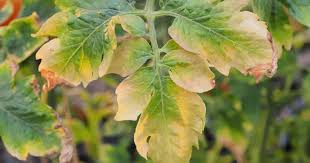
#> input picture imges/tomato1.jpg, 310 x 163 px, found by its file name
$ python test2.py
#> lines starting #> are read from the running program, lines starting #| are printed output that depends on the picture; after the words box and inside, x2 and y2 are one past the last pixel; in counts of white or black regions, pixels touching at a corner belong together
import cv2
import numpy as np
from matplotlib import pyplot as plt

originalImage=cv2.imread("tomato1.jpg")
#> originalImage is the input picture: shape (163, 310, 3); mean B, G, R 76.7, 138.3, 136.7
imageCheck=cv2.imread("tomato1.jpg")

kernel = np.ones((5,5),np.uint8)
removeNoiseC = cv2.morphologyEx(imageCheck, cv2.MORPH_OPEN, kernel)
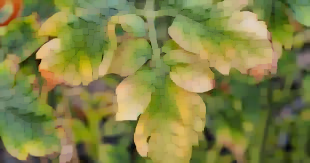
#> removeNoiseC: shape (163, 310, 3); mean B, G, R 69.4, 131.7, 130.2
removeNoiseOriginal = cv2.morphologyEx(originalImage, cv2.MORPH_OPEN, kernel)

cv2.imshow("Original leaf without infected",removeNoiseC)
cv2.imshow("Leaf you want to check",removeNoiseOriginal)


def detectColorChanges(img):

    hsv=cv2.cvtColor(img,cv2.COLOR_BGR2HSV)
#> hsv: shape (163, 310, 3); mean H, S, V 33.9, 130.2, 140.7

    lower_range=np.array([25,52,72])
    upper_range=np.array([102,255,255])
    mask=cv2.inRange(hsv,lower_range,upper_range)
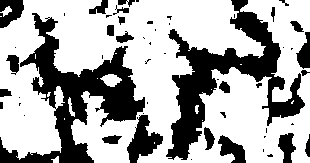
#> mask: shape (163, 310); 66.4% white; 54 black regions (29 under 20 px), largest, box (x1, y1, x2, y2) and area: (0, 13, 145, 163) 6595, (166, 0, 305, 160) 6469, (127, 115, 163, 163) 862

    res = cv2.bitwise_and(img,img,mask= mask)
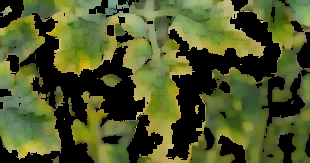
#> res: shape (163, 310, 3); mean B, G, R 40.5, 86.3, 77.6

    cv2.imshow('Result',res)


    newIm=img-res
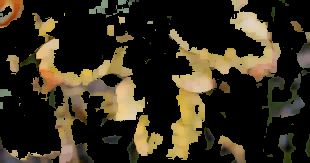
#> newIm: shape (163, 310, 3); mean B, G, R 28.9, 45.4, 52.6
    cv2.imshow("After remove green",newIm)


    if all(newIm[0,0] == [0,0,0]):
        print("leaf has not color changes.")
        return False
    else:
        print("leaf has not color changes.")
        return True


def detectMutance(img1,img2):

    gray1 = cv2.cvtColor(img1, cv2.COLOR_BGR2GRAY)
    gray2 = cv2.cvtColor(img2, cv2.COLOR_BGR2GRAY)
    cv2.imshow("gg1",gray1)
    cv2.imshow("gg2",gray2)

    ret,thresh1 = cv2.threshold(gray1,127,255,cv2.THRESH_BINARY_INV)
    ret,thresh2 = cv2.threshold(gray2,127,255,cv2.THRESH_BINARY_INV)


    dim=gray1.shape

    new_img1 = cv2.resize(thresh1,(dim[1],dim[0]))
    new_img2 = cv2.resize(thresh2,(dim[1],dim[0]))

    sub=new_img2-new_img1
    cv2.imshow("mm",sub)

    if all(sub[0,0] == [0,0,0]):
        print("Leaf has mutanse")
        return False

    else:
        print("Leaf has mutance")
        return False

if detectColorChanges(removeNoiseC)or detectMutance(removeNoiseOriginal,removeNoiseC):
    print("Leaf has mutance")
    print("Leaf has infected by diseas")

else:
    print("Leaf has infected by diseas")


cv2.waitKey(0)
cv2.destroyAllWindows()

$ run again, with imges/tomato3.jpg copied over imges/tomato1.jpg
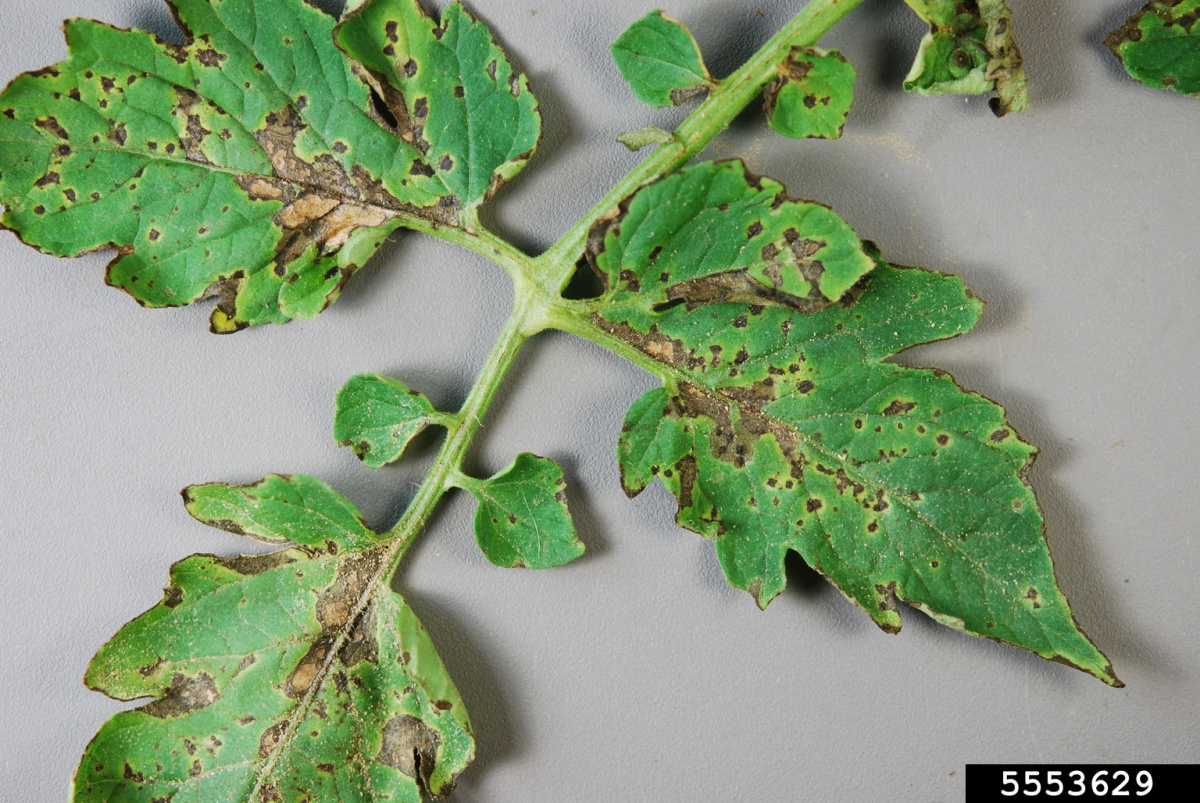
#> input picture imges/tomato3.jpg, 1200 x 803 px, found by its file name
#> originalImage is the input picture: shape (803, 1200, 3); mean B, G, R 119.4, 152.2, 133.3
#> hsv: shape (803, 1200, 3); mean H, S, V 47, 70.2, 146.2
#> in detectColorChanges, `mask=cv2.inRange(hsv,lower_range,upper_range)`:
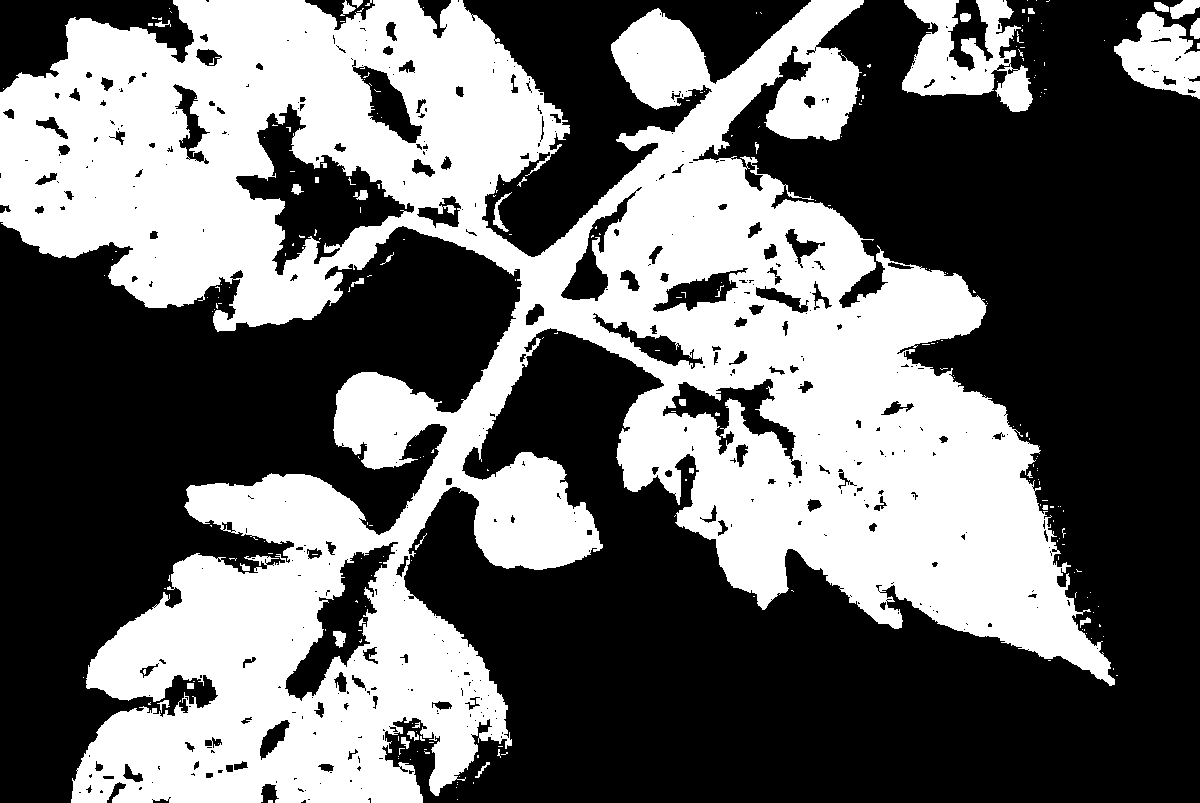
#> mask: shape (803, 1200); 41.6% white; 254 white regions (217 under 20 px), largest, box (x1, y1, x2, y2) and area: (0, 0, 1115, 803) 385812, (902, 0, 1033, 112) 7837, (1114, 12, 1200, 99) 4393
#> in detectColorChanges, `newIm=img-res`:
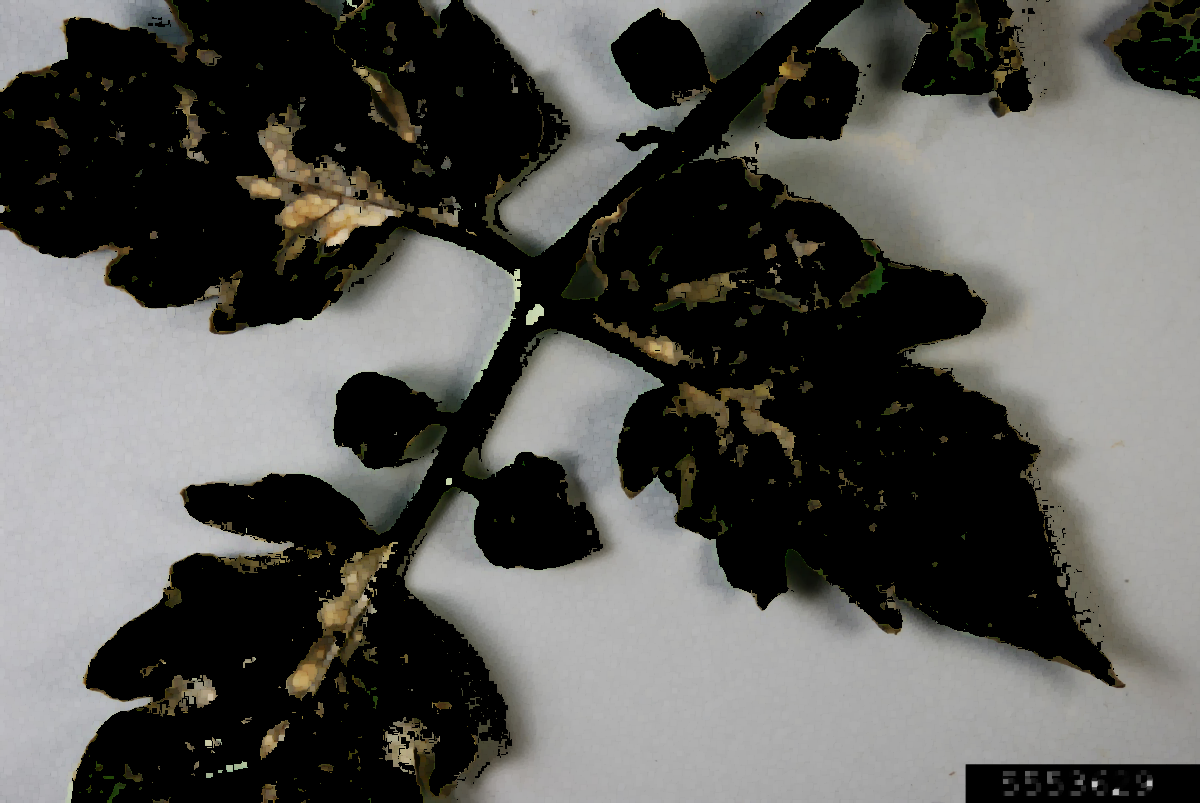
#> newIm: shape (803, 1200, 3); mean B, G, R 83.6, 86.8, 87.2
